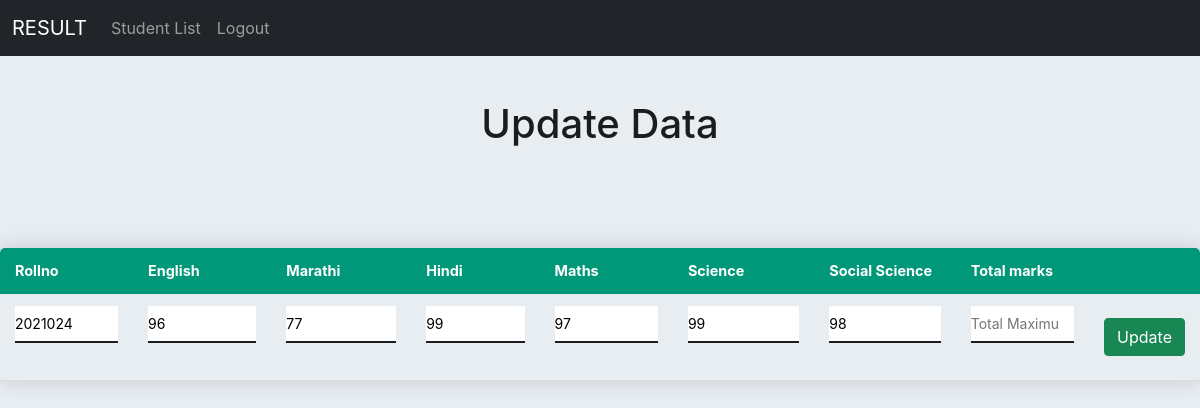
The app's page /admin/edit.php?id=4 with its own data.
### tables this page shows
CREATE TABLE `result` (
  `id` int(11) NOT NULL,
  `rollno` int(11) NOT NULL,
  `english` int(10) NOT NULL,
  `marathi` int(10) NOT NULL,
  `hindi` int(10) NOT NULL,
  `maths` int(10) NOT NULL,
  `science` int(10) NOT NULL,
  `socialscience` int(10) NOT NULL,
  `percentage` float NOT NULL,
  `result` varchar(4) NOT NULL
);

### admin/edit.php (the view, shortened to what this page needs)
<?php
include "connect.php";
$id = $_GET['id'];
$qry = mysqli_query($conn,"select * from result where id='$id'");
$data = mysqli_fetch_array($qry);
?>
<!DOCTYPE html>
<html lang="en">
<head>
  <link href="https://cdn.jsdelivr.net/npm/bootstrap@5.1.3/dist/css/bootstrap.min.css" rel="stylesheet">
  <link rel="stylesheet" href="admin.css" type="text/css">
</head>
<body>
    <nav class="navbar navbar-expand-sm bg-dark navbar-dark fixed-top">
        <div class="container-fluid">
            <a class="navbar-brand" href="adminindex.php">RESULT</a>
            <div class="collapse navbar-collapse" id="collapsibleNavbar">
                <ul class="navbar-nav nav-right">
                    <li class="nav-item">
                        <a class="nav-link" href="studentlist.php">Student List</a>
                    </li>
                    <li class="nav-item">
                        <a class="nav-link" href="login.php">Logout</a>
                    </li>
                </ul>
            </div>
        </div>
    </nav>
            <form method="POST" style="text-align: center; margin-top: 100px;">
                <h1>Update Data</h1>
                <table class="content-table">
                    <thead>
                        <tr>
                            <th>Rollno</th>
                            <th>English</th>
                            <th>Marathi</th>
                            <th>Hindi</th>
                            <th>Maths</th>
                            <th>Science</th>
                            <th>Social Science</th>
                            <th>Total marks</th>
                            <th></th>
                        </tr>
                    </thead>
                    <tbody>
                        <tr>
                            <td><input type="text" class="rollno" name="rollno" value="<?php echo $data['rollno'] ?>" placeholder="Roll no..." required></td>
                            <td><input type="number" class="english" name="english" value="<?php echo $data['english'] ?>" placeholder="English..." required></td>
                            <td><input type="number" class="marathi" name="marathi" value="<?php echo $data['marathi'] ?>" placeholder="Marathi..." required></td>
                            <td><input type="number" class="hindi" name="hindi" value="<?php echo $data['hindi'] ?>" placeholder="Hindi..." required></td>
                            <td><input type="number" class="maths" name="maths" value="<?php echo $data['maths'] ?>" placeholder="Maths..." required></td>
                            <td><input type="number" class="science" name="science" value="<?php echo $data['science'] ?>" placeholder="Science..." required></td>
                            <td><input type="number" class="socialscience" name="socialscience" value="<?php echo $data['socialscience'] ?>" placeholder="Social Science..." required></td>
                            <td><input type="number" class="totalmarks" name="totalmarks" placeholder="Total Maximum Marks..." required></td>
                            <td><button class="btn btn-success" name="update">Update</button></td>
                        </tr>
                    </tbody>
                </table>
            </form>
</body>
</html>

### admin/admin.css (style rules this page uses)
* { padding: 0; margin: 0; box-sizing: border-box; font-family:-apple-system, BlinkMacSystemFont, 'Segoe UI', Roboto, Oxygen, Ubuntu, Cantarell, 'Open Sans', 'Helvetica Neue', sans-serif; }
body { background-color: #e8edf2; }
h1 { color: #1c1c1e; margin-bottom: 20px; text-align: center; }
input { border: none; outline: none; border-radius: 0; width: 100%; border-bottom: 2px solid #1c1c1e; margin-bottom: 25px; padding: 7px 0; font-size: 14px; }
button { color: white; background-color: #1c1c1e; border: none; outline: none; border-radius: 2px solid #1c1c1e; font-size: 1rem; padding: 10px; border-radius: 5px; }
.content-table { border-collapse: collapse; margin: 25px 0; font-size: 0.9rem; border-radius: 5px 5px 0 0; min-width: 400px; overflow: hidden; box-shadow: 0 0 20px rgba(0,0,0,0.15); margin-top: 100px; margin-left: auto; margin-right: auto; }
.content-table thead tr { background-color: #009879; color: #fff; text-align: left; }
.content-table th, .content-table td { padding: 12px 15px; }
.content-table tbody tr { border-bottom: 1px solid #dddddd; }

### records on screen
result: rollno "2021024", english "96", marathi "77", hindi "99", maths "97", science "99", socialscience "98"
